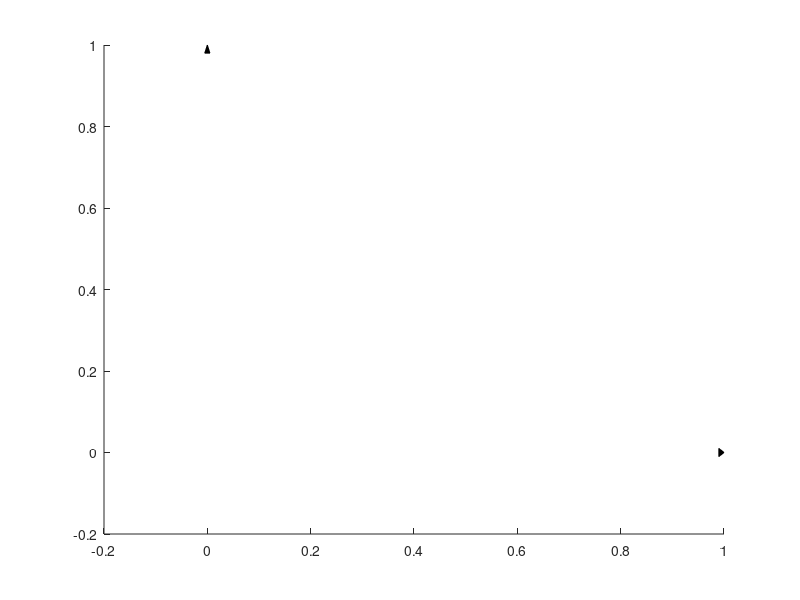

MATLAB code for this plot:
% the arrows
XY=axis;
x0 = 1*(XY(2) - XY(1))/100;  
y0 = 2*(XY(4) - XY(3))/100;
SetasX=[XY(2)-x0 -x0/2;XY(2)-x0 0 ;XY(2) +x0/2];
SetasY=[-y0/2 XY(4)-y0;+y0/2 XY(4);0 XY(4)-y0];
%Triangulo 1 >> Eixo x
SetasX=[XY(2)-x0;XY(2)-x0;XY(2)];
SetasY=[-y0/2   ;+y0/2   ;0];
patch(SetasX, ...
      SetasY, 'k', 'clipping', 'off')
x0=x0;
y0=y0;
%Triangulo 2 >> Eixo y
SetasX=[-x0/2   ;0    ;+x0/2];
SetasY=[XY(4)-y0;XY(4);XY(4)-y0];
patch(SetasX, ...
      SetasY, 'k', 'clipping', 'off')